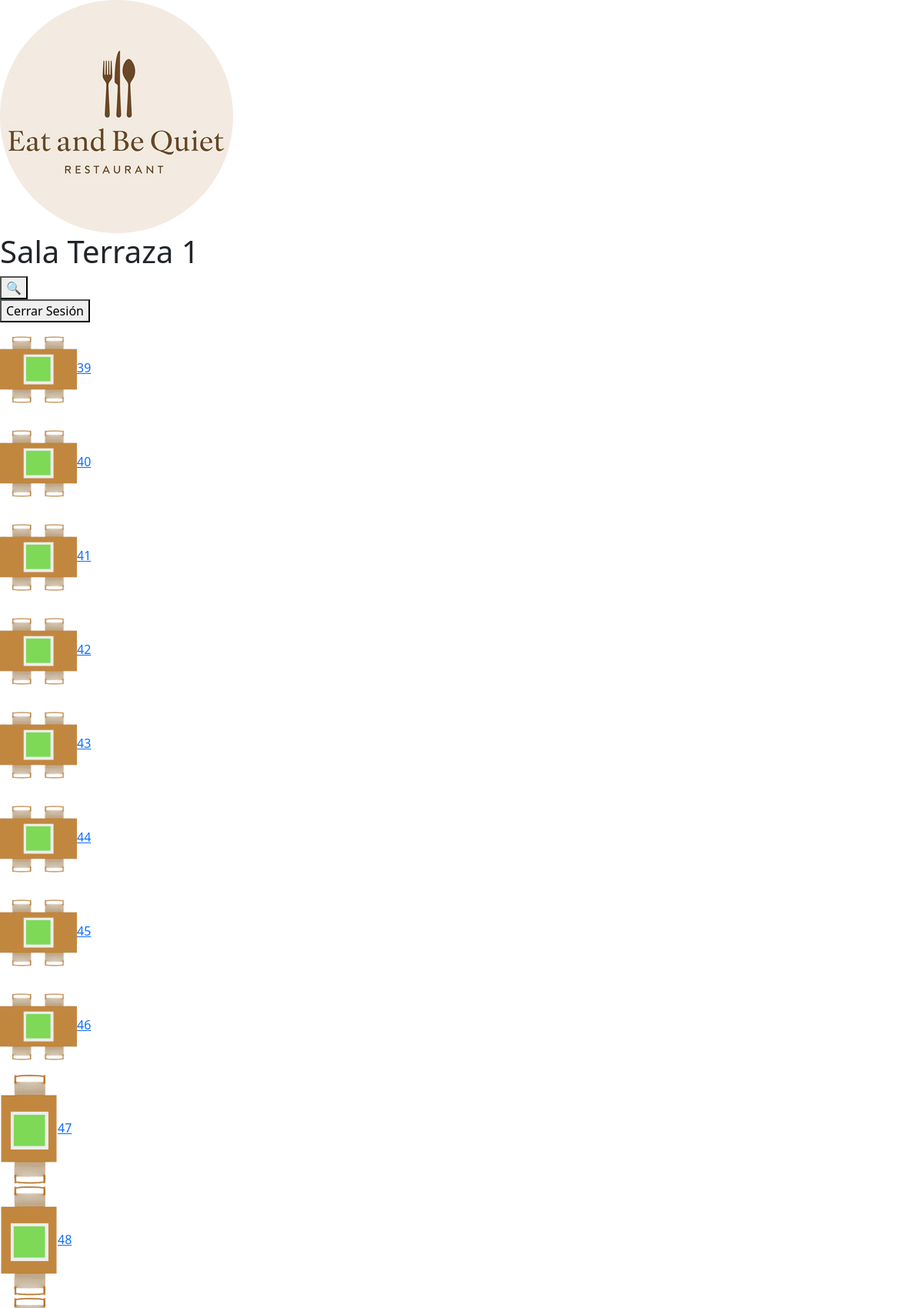
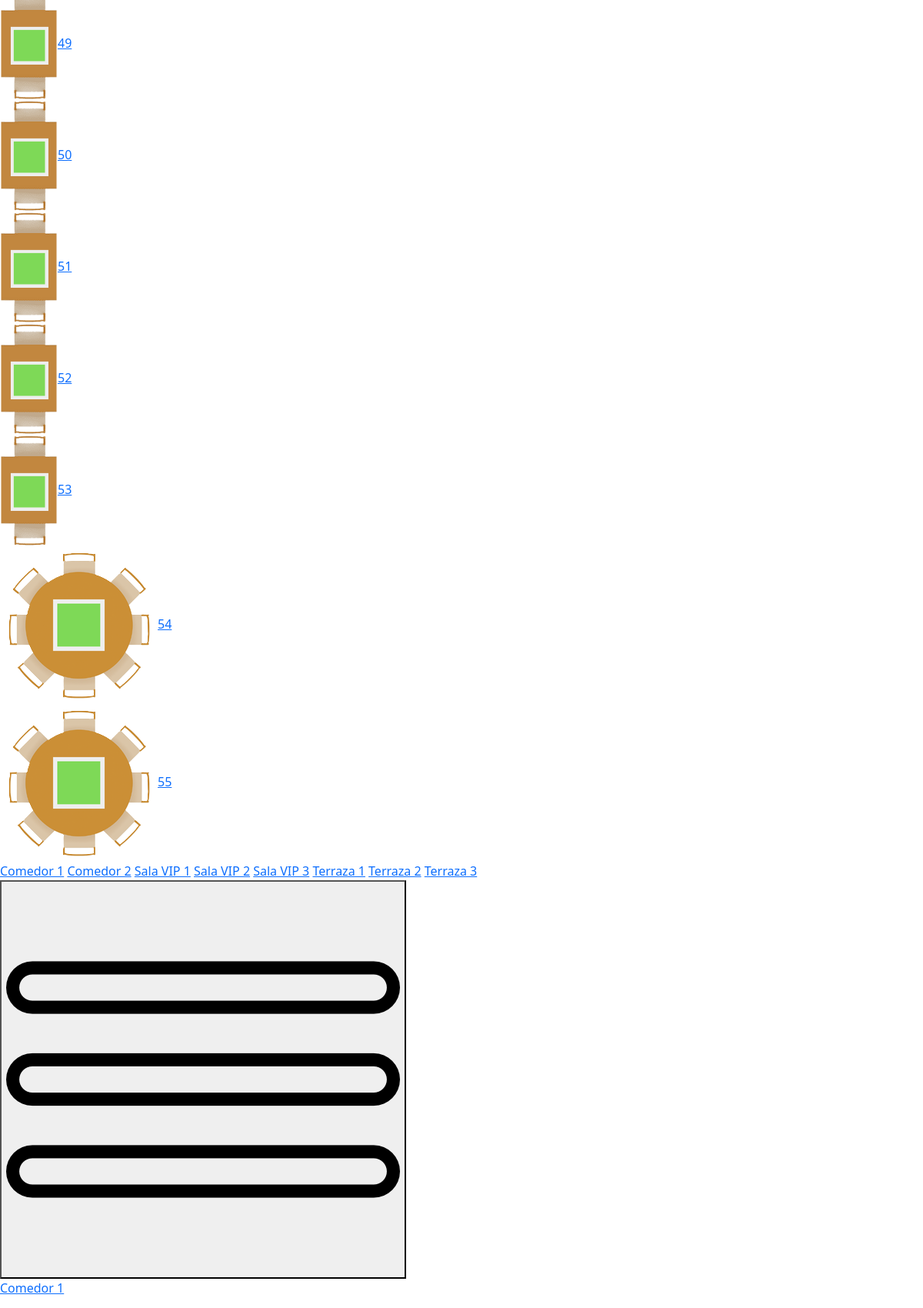
/view/sala-terraza-1.php (signed in, upper part), run on the app's committed database (2 pictures, top to bottom).
### tables this page shows
CREATE TABLE IF NOT EXISTS tbl_mesas (
    id_mesa INT AUTO_INCREMENT PRIMARY KEY,
    id_sala INT NOT NULL,
    num_sillas INT NOT NULL,
    estado ENUM('libre','ocupada') DEFAULT 'libre',
    tipo_mesa ENUM('cuadrada','rectangular','redonda','especial') NOT NULL
);

### view/sala-terraza-1.php (the view, shortened to what this page needs)
<!DOCTYPE html>
<html lang="en">
<head>
    <link href="https://cdn.jsdelivr.net/npm/bootstrap@5.3.8/dist/css/bootstrap.min.css" rel="stylesheet">
    <link rel="stylesheet/less" type="text/css" href="../estilos/estilos_salas.less" />
</head>
<body class="terraza">
    <div class="header">
        <img src="../media/Logo.png" alt="No se ha podido cargar la imagen">
        <h1>Sala Terraza 1</h1>
        <div>
            <form action="historial.php" method="get">
                <button type="submit" class="btn-buscar">&#128269;</button>
            </form>
            <form action="./logout.php" method="post">
                <button type="submit" class="btn-cerrar-sesion">Cerrar Sesión</button>
            </form>
        </div>
    </div>
    <div class="content">
            <div class="left">
                <div class="section-1">
                    <?php
                        include_once "../conexion/conexion.php";
                        try {
                            $sql = "SELECT * FROM tbl_mesas WHERE id_sala = 6 AND tipo_mesa = 'rectangular'";
                            $stmt = $conn->query($sql);
                            $resultados = $stmt->fetchAll(PDO::FETCH_ASSOC);
                            $i = 1;
                            foreach($resultados as $mesa){
                                echo '<div class="mesa">';
                                echo '<form action="../index.php" method="POST">';
                                echo '<img src="../media/'. $mesa['tipo_mesa'] . '_' . $mesa['estado'] . '.png" alt="No se ha podido cargar la imagen" class="mesa-svg">';
                                if($mesa['estado'] == "ocupada"){
                                    echo '<a class="btn-mesa libre" id="' . $mesa['id_mesa'] . '" name="' . $mesa['id_sala'] . '">' . $mesa['id_mesa'] . '</a>';
                                } else if($mesa['estado'] == "libre"){
                                    echo '<a class="btn-mesa ocupada" id="' . $mesa['id_mesa'] . '" name="' . $mesa['id_sala'] . '">' . $mesa['id_mesa'] . '</a>';
                                }
                                echo '</form>';
                                echo '</div>';
                                $i++;
                                if($i > 8){
                                    break;
                                }
                            }
                        } catch (PDOException $e) {
                            echo "Error: " . $e->getMessage();
                        }
                    ?>
                </div>
                <div class="section-2">
                    <?php
                        include_once "../conexion/conexion.php";
                        try {
                            $sql2 = "SELECT * FROM tbl_mesas WHERE id_sala = 6 AND tipo_mesa = 'cuadrada'";
                            $stmt2 = $conn->query($sql2);
                            $resultados2 = $stmt2->fetchAll(PDO::FETCH_ASSOC);
                            $i = 1;
                            foreach($resultados2 as $mesa){
                                echo '<div class="mesa">';
                                echo '<form action="../index.php" method="POST">';
                                echo '<img src="../media/'. $mesa['tipo_mesa'] . '_' . $mesa['estado'] . '.png" alt="No se ha podido cargar la imagen" class="mesa-svg">';
                                if($mesa['estado'] == "ocupada"){
                                    echo '<a class="btn-mesa libre" id="' . $mesa['id_mesa'] . '" name="' . $mesa['id_sala'] . '">' . $mesa['id_mesa'] . '</a>';
                                } else if($mesa['estado'] == "libre"){
                                    echo '<a class="btn-mesa ocupada" id="' . $mesa['id_mesa'] . '" name="' . $mesa['id_sala'] . '">' . $mesa['id_mesa'] . '</a>';
                                }
                                echo '</form>';
                                echo '</div>';
                                $i++;
                                if($i > 7){
                                    break;
                                }
                            }
                        } catch (PDOException $e) {
                            echo "Error: " . $e->getMessage();
                        }
                    ?>
                </div>
            </div>
            <div class="section-3">
                <?php
                    include_once "../conexion/conexion.php";
                    try {
                        $sql3 = "SELECT * FROM tbl_mesas WHERE id_sala = 6 AND tipo_mesa = 'redonda'";
                        $stmt3 = $conn->query($sql3);
                        $resultados3 = $stmt3->fetchAll(PDO::FETCH_ASSOC);
                        $i = 1;
                        foreach($resultados3 as $mesa){
                            echo '<div class="mesa">';
                            echo '<form action="../index.php" method="POST">';
                            echo '<img src="../media/'. $mesa['tipo_mesa'] . '_' . $mesa['estado'] . '.png" alt="No se ha podido cargar la imagen" class="mesa-svg">';
                            if($mesa['estado'] == "ocupada"){
                                echo '<a class="btn-mesa libre" id="' . $mesa['id_mesa'] . '" name="' . $mesa['id_sala'] . '">' . $mesa['id_mesa'] . '</a>';
                            } else if($mesa['estado'] == "libre"){
                                echo '<a class="btn-mesa ocupada" id="' . $mesa['id_mesa'] . '" name="' . $mesa['id_sala'] . '">' . $mesa['id_mesa'] . '</a>';
                            }
                            echo '</form>';
                            echo '</div>';
                            $i++;
                            if($i > 2){
                                break;
                            }
                        }
                    } catch (PDOException $e) {
                        echo "Error: " . $e->getMessage();
                    }
                    ?>
            </div>
    </div>
    <div class="footer">
        <a href="./sala.php">Comedor 1</a>
        <a href="./sala-2.php">Comedor 2</a>
        <a href="./sala-vip-1.php">Sala VIP 1</a>
        <a href="./sala-vip-2.php">Sala VIP 2</a>
        <a href="./sala-vip-3.php">Sala VIP 3</a>
        <a href="./sala-terraza-1.php">Terraza 1</a>
        <a href="./sala-terraza-2.php">Terraza 2</a>
        <a href="./sala-terraza-3.php">Terraza 3</a>
    </div>
    <div class="footer-2" id="footer-2">
        <button class="btn-desplegable" id="btn-desplegable"><img src="../media/menu.png" alt=""></button>
        <div class="desplegable" id="desplegable">
            <div>
                <a href="./sala.php">Comedor 1</a><br><br><br>
                <a href="./sala-2.php">Comedor 2</a><br><br><br>
                <a href="./sala-vip-1.php">Sala VIP 1</a><br><br><br>
                <a href="./sala-vip-2.php">Sala VIP 2</a><br><br><br>
            </div>
        </div>
    </div>
</body>
</html>

### data on the page
tbl_mesas: tipo_mesa+estado (picture), id_mesa "39"
tbl_mesas: tipo_mesa+estado (picture), id_mesa "40"
tbl_mesas: tipo_mesa+estado (picture), id_mesa "41"
tbl_mesas: tipo_mesa+estado (picture), id_mesa "42"
tbl_mesas: tipo_mesa+estado (picture), id_mesa "43"
tbl_mesas: tipo_mesa+estado (picture), id_mesa "44"
tbl_mesas: tipo_mesa+estado (picture), id_mesa "45"
tbl_mesas: tipo_mesa+estado (picture), id_mesa "46"
tbl_mesas: tipo_mesa+estado (picture), id_mesa "47"
tbl_mesas: tipo_mesa+estado (picture), id_mesa "48"
tbl_mesas: tipo_mesa+estado (picture), id_mesa "49"
tbl_mesas: tipo_mesa+estado (picture), id_mesa "50"
tbl_mesas: tipo_mesa+estado (picture), id_mesa "51"
tbl_mesas: tipo_mesa+estado (picture), id_mesa "52"
tbl_mesas: tipo_mesa+estado (picture), id_mesa "53"
tbl_mesas: tipo_mesa+estado (picture), id_mesa "54"
tbl_mesas: tipo_mesa+estado (picture), id_mesa "55"
